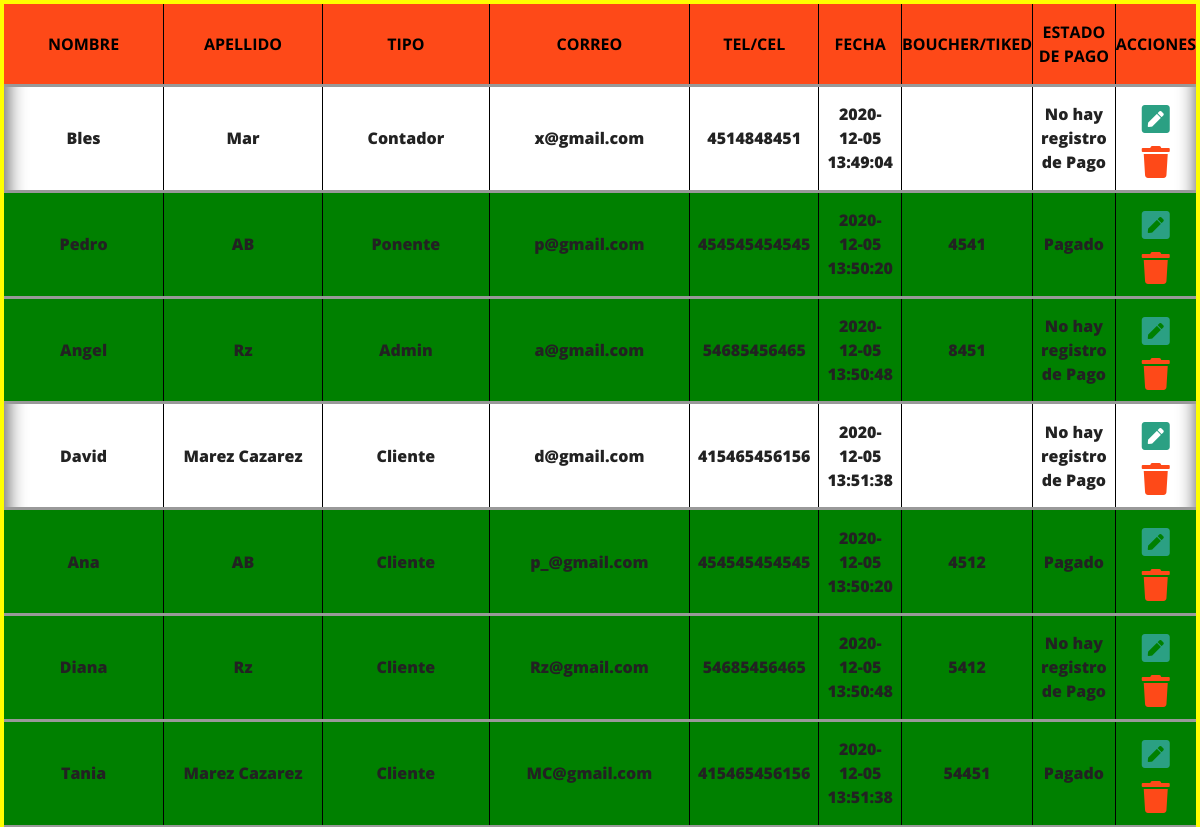
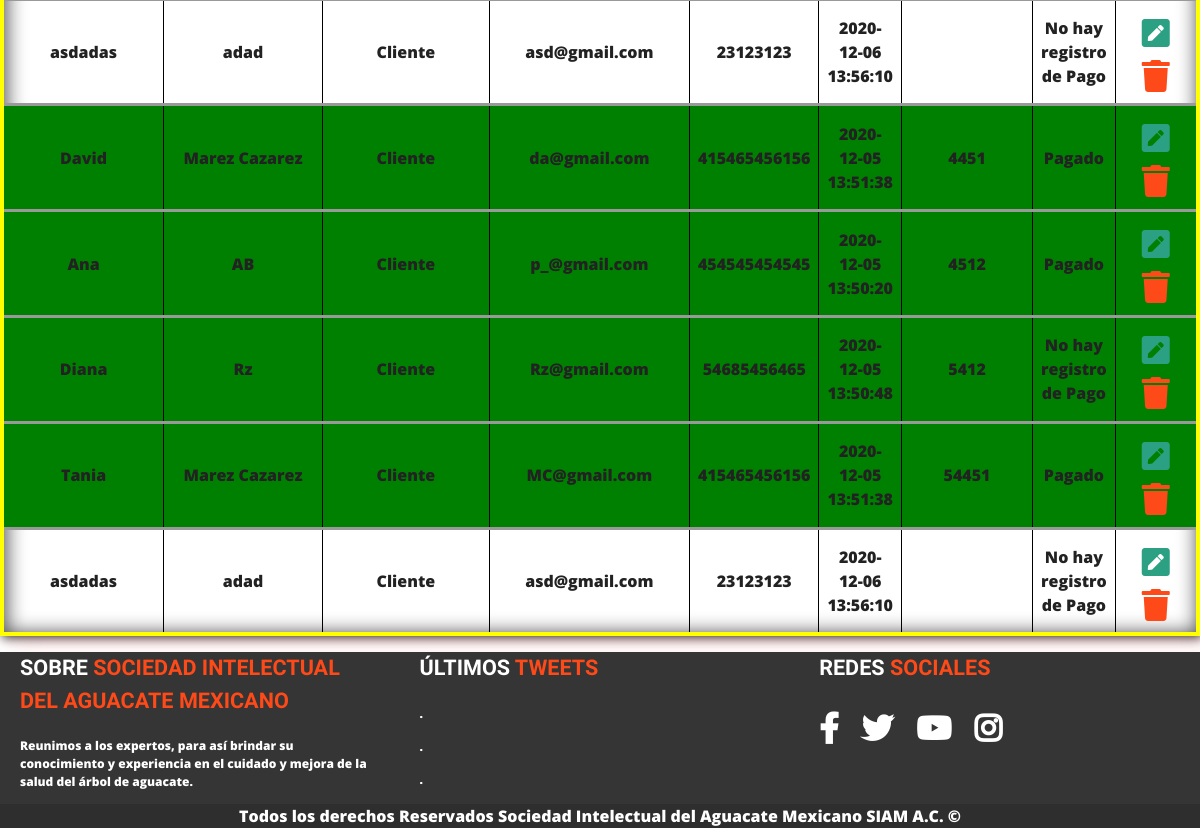
The app's page /admin.php (signed in, lower part), older data (2 pictures, top to bottom).
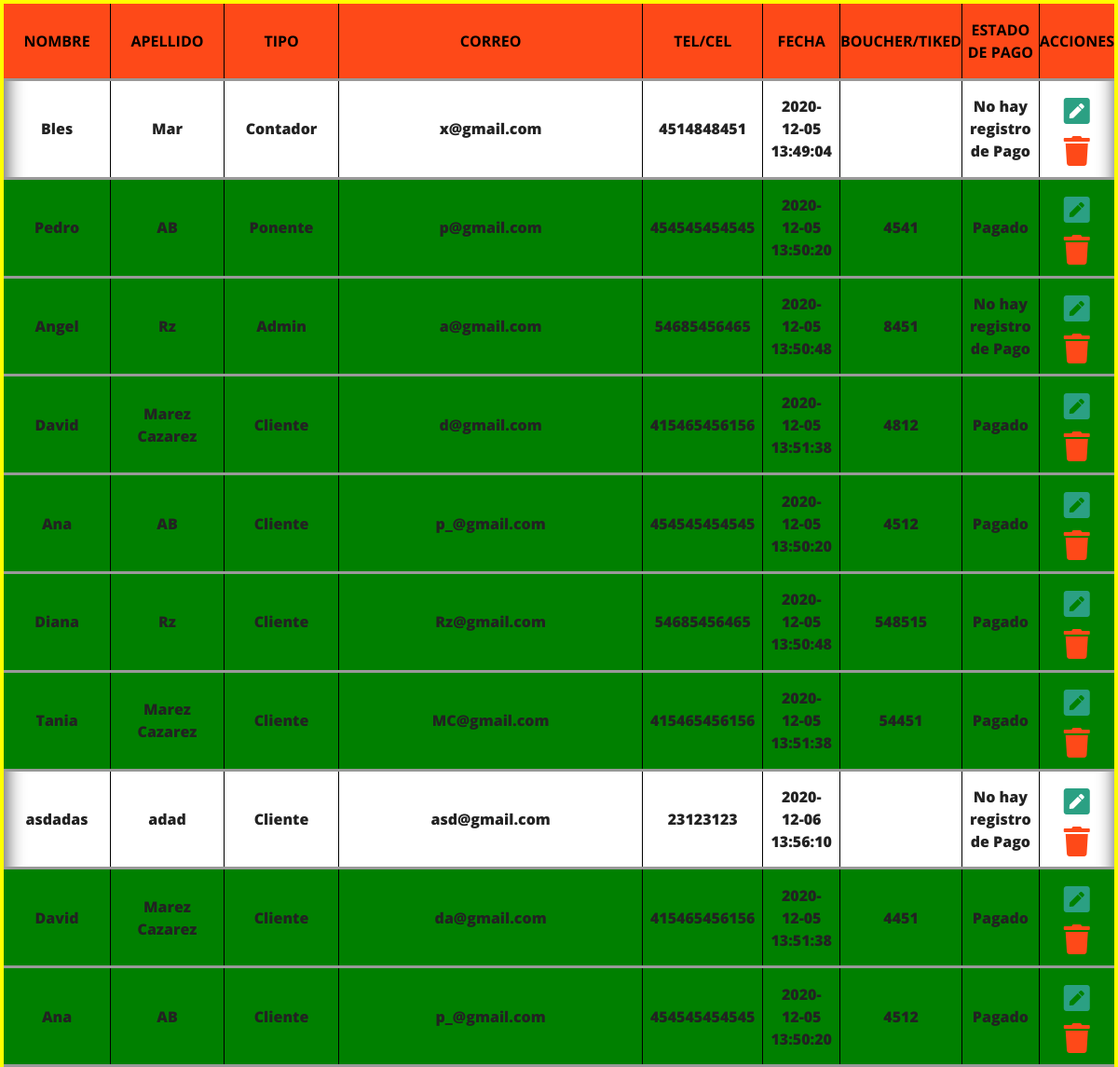
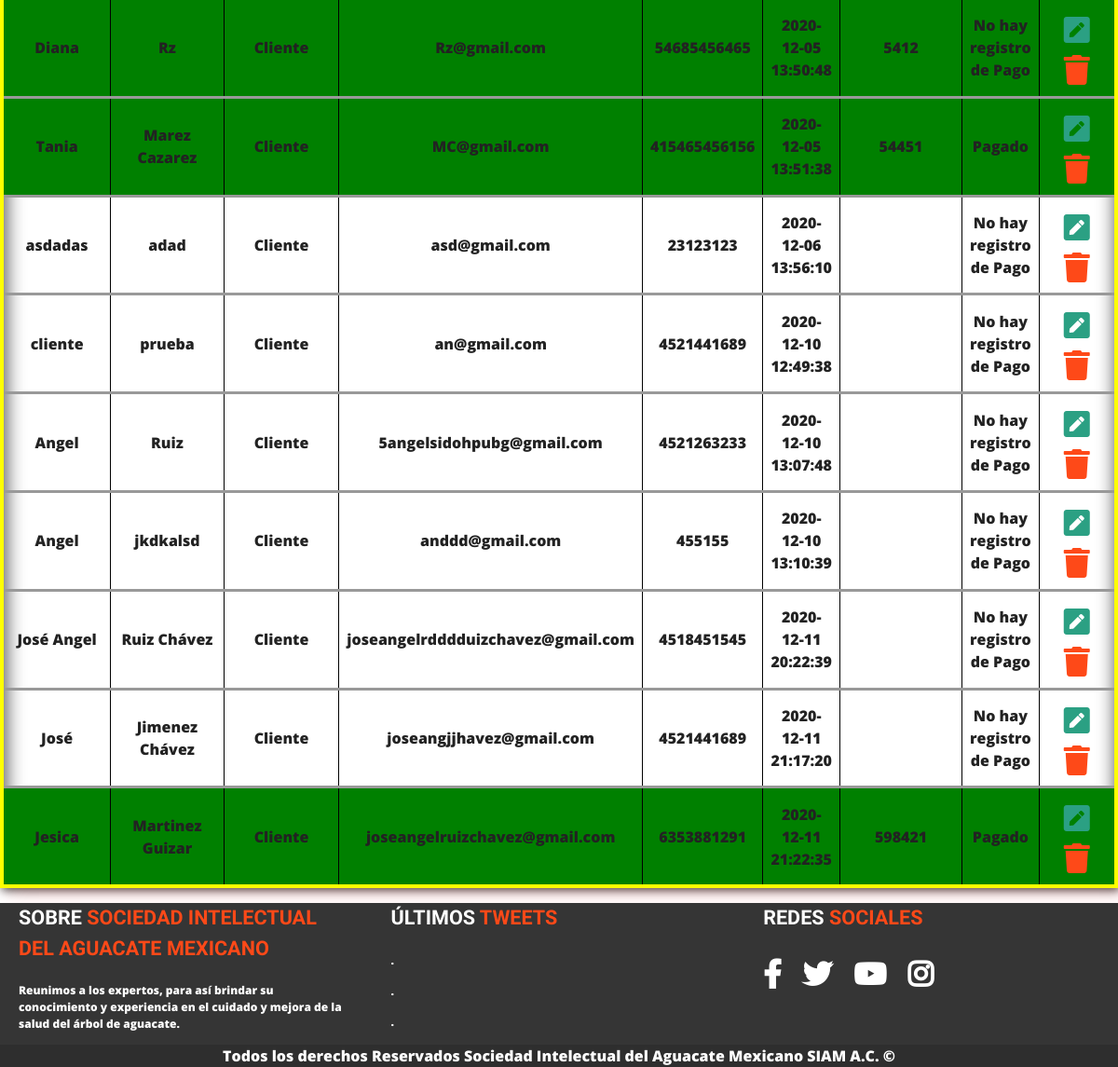
The same page, newer data (2 pictures, top to bottom).
### tables this page shows
CREATE TABLE `usuarios` (
  `id_usuario` int(11) NOT NULL,
  `nombre_usuario` varchar(16) NOT NULL,
  `apellido_usuario` varchar(16) NOT NULL,
  `pass_usuario` varchar(16) NOT NULL,
  `foto_usuario` varchar(200) NOT NULL,
  `fecha_usuario` datetime NOT NULL,
  `correo_usuario` varchar(50) NOT NULL,
  `telefono_usuario` varchar(15) NOT NULL,
  `estado_usuario` int(1) NOT NULL,
  `tiked_usuario` varchar(200) NOT NULL,
  `tipo_usuario` int(1) NOT NULL,
  `inscripcion_usuario` int(1) NOT NULL,
  `deposito_usuario` int(1) NOT NULL,
  `transferencia_usuario` int(1) NOT NULL,
  `factura_usuario` int(1) NOT NULL,
  `estadofactura_usuario` int(1) NOT NULL,
  `rfc_usuario` varchar(20) NOT NULL,
  `cfdi_usuario` varchar(50) NOT NULL,
  `domiciliofiscal_usuario` varchar(200) NOT NULL,
  `banco_usuario` varchar(100) NOT NULL
);

### includes/funciones/funcionestwo.php (called while the page is built, shortened)
<?php
    function obtenerContactos(){
        try{
            require('basedatos/bdsqli.php');
                return $connf->query("SELECT id_usuario, nombre_usuario, apellido_usuario, correo_usuario, telefono_usuario, tipo_usuario, fecha_usuario, tiked_usuario, estado_usuario, inscripcion_usuario, deposito_usuario, transferencia_usuario, factura_usuario, rfc_usuario, cfdi_usuario, domiciliofiscal_usuario, estadofactura_usuario, banco_usuario, foto_usuario  FROM usuarios");
        }catch(Exception $e){
            echo "Error!!" . $e->getMessage() . "<br>";
            return false;
        }
    }
?>

### admin.php (the view, shortened to what this page needs)
<?php
include_once 'includes/templates/header.php';
require_once('includes/funciones/funcionestwo.php');
if(!isset($_SESSION['usuario']) || $_SESSION['tipo'] != '99'){
    session_destroy();
    ?><META HTTP-EQUIV="REFRESH" CONTENT=".1;URL=http://localhost/0SIAM/logout.php"><?php
    }else{
?>
<section class="global">
    <div class="contenedor">
<div class="contendor-tabla">
            <table id="listado-contacto" class="listado-contacto">
                <thead>
                    <tr>
                        <th>Nombre</th>
                        <th>Apellido</th>
                        <th>Tipo</th>
                        <th>Correo</th>
                        <th>Tel/Cel</th>
                        <th>fecha</th>
                        <th>Boucher/Tiked</th>
                        <th>Estado de Pago</th>
                        <th>Acciones</th>
                    </tr>
                </thead>
    <?php
                        $contactos = obtenerContactos();
                            if($contactos->num_rows){
                                foreach($contactos as $contacto){
                    ?>
                    <tr class="<?php
                    if($contacto['estado_usuario'] == '0'){
                        echo 'blinkRojo';
                    }elseif($contacto['estado_usuario'] == '2'){
                        echo 'blinkAmarillo';
                    }
                    else{
                        echo 'verde';
                    }
                    ?>">
                        <td ><?php echo $nombre = ($contacto['nombre_usuario']); ?></td>
                        <td><?php echo $apellido = ($contacto['apellido_usuario']); ?></td>
                        <td><?php
                        if(($contacto['tipo_usuario'])==0){
                            echo "Cliente";
                        }
                        if(($contacto['tipo_usuario'])==99){
                            echo "Admin";
                        }
                        if(($contacto['tipo_usuario'])==1){
                            echo "Contador";
                        }
                        if(($contacto['tipo_usuario'])==2){
                            echo "Ponente";
                        }
                        ?></td>
                        <td><?php echo $contacto['correo_usuario']; ?></td>
                        <td><?php echo $contacto['telefono_usuario']; ?></td>
                        <td><?php echo $contacto['fecha_usuario']; ?></td>
                        <td><?php echo $contacto['tiked_usuario']; ?></td>
                        <td><?php if($contacto['estado_usuario'] == 1){
                            echo 'Pagado';
                        }elseif($contacto['estado_usuario'] == 2){
                            echo 'Pendidiente Por Factura';
                        }else{
                            echo 'No hay registro de Pago';
                        }
                        ?></td>
                        <td>
                            <a class="btn-editar btn" href="editar.php?id=<?php echo $contacto['id_usuario']; ?>">
                                <i class="fas fa-pen-square"></i>
                            </a>
                            <button data-id="<?php echo $contacto['id_user']; ?>" class="btn-borrar btn" type="button">
                                <i class="fas fa-trash"></i>
                            </button>
                        </td>
                    </tr>
                    <?php }}?>
                </table>
            </div>
        </div>
</section>
                    <?php  }
require_once('includes/templates/footer.php');
?>

Row changes from the older to the newer data that the page shows:
changed usuarios "d@gmail.com": tiked_usuario (not shown) → "4812"; estado_usuario "No hay registro de Pago" → "Pagado"
changed usuarios (number 6 of 19 on the later page): tiked_usuario "5412" → "548515"; estado_usuario "No hay registro de Pago" → "Pagado"
added usuarios: nombre_usuario "cliente", apellido_usuario "prueba", tipo_usuario "Cliente", correo_usuario "an@gmail.com", telefono_usuario "4521441689", fecha_usuario "2020-12-10 12:49:38", estado_usuario "No hay registro de Pago"
added usuarios: nombre_usuario "Angel", apellido_usuario "Ruiz", tipo_usuario "Cliente", correo_usuario "5angelsidohpubg@gmail.com", telefono_usuario "4521263233", fecha_usuario "2020-12-10 13:07:48", estado_usuario "No hay registro de Pago"
added usuarios: nombre_usuario "Angel", apellido_usuario "jkdkalsd", tipo_usuario "Cliente", correo_usuario "anddd@gmail.com", telefono_usuario "455155", fecha_usuario "2020-12-10 13:10:39", estado_usuario "No hay registro de Pago"
added usuarios: nombre_usuario "José Angel", apellido_usuario "Ruiz Chávez", tipo_usuario "Cliente", correo_usuario "joseangelrdddduizchavez@gmail.com", telefono_usuario "4518451545", fecha_usuario "2020-12-11 20:22:39", estado_usuario "No hay registro de Pago"
added usuarios: nombre_usuario "José", apellido_usuario "Jimenez Chávez", tipo_usuario "Cliente", correo_usuario "joseangjjhavez@gmail.com", telefono_usuario "4521441689", fecha_usuario "2020-12-11 21:17:20", estado_usuario "No hay registro de Pago"
added usuarios: nombre_usuario "Jesica", apellido_usuario "Martinez Guizar", tipo_usuario "Cliente", correo_usuario "joseangelruizchavez@gmail.com", telefono_usuario "6353881291", fecha_usuario "2020-12-11 21:22:35", tiked_usuario "598421", estado_usuario "Pagado"
